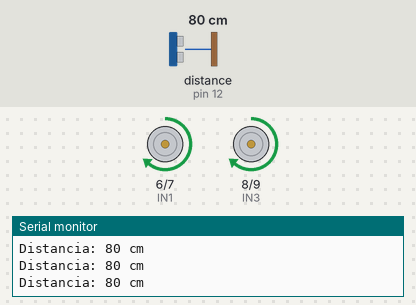
Recording of a sketch running on a simulated Arduino Uno, built with avr-gcc and run on an emulated ATmega328P. Shown: motor-driver pin pairs drawn as motors (green arrow = first pin HIGH = forward, orange = second pin HIGH = backward, longer = more drive, scaled by the enable pin), the last lines printed to the serial monitor. Wiring (inferred from the names in the program): ultrasonic range finder: trigger pin 11; echo pin 12. Inputs (shaded band) come from the test bench; at power-on: distance to the obstacle (sensor on pin 12) 80 cm. The echo pulse lasts 58.3 µs per cm.

Above: at 1.2 s.
1.3 s: distance to the obstacle (sensor on pin 12) set to 24 cm
2.8 s: distance to the obstacle (sensor on pin 12) set to 19 cm
At 3.54 s:
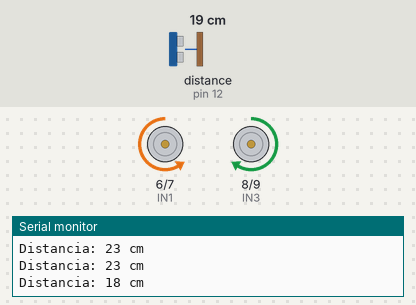
At 4.92 s:
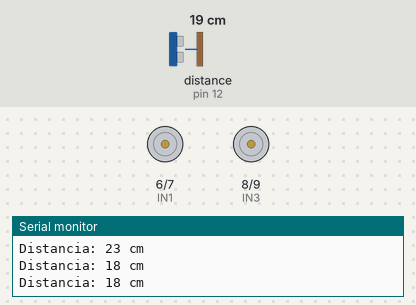
5.8 s: distance to the obstacle (sensor on pin 12) set to 35 cm
7.5 s: distance to the obstacle (sensor on pin 12) set to 2 cm
At 7.78 s:
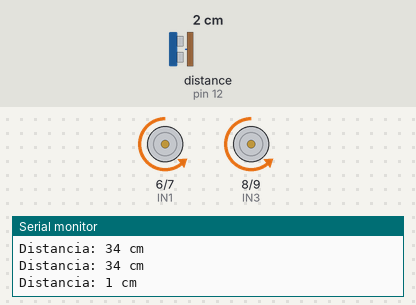
Timing chart, 0 to 11.5 s (numbered marks = the images above; inputs shaded):
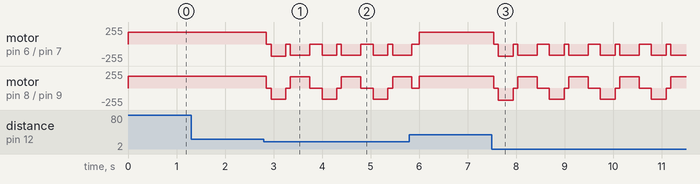

The sketch:

desvia_obstaculo.ino
```cpp
// ----------------------------------------------------------
// Robô Mamute - Modo Desvia-Obstáculo
// Placa: Arduino UNO
// Driver de motor: L298N
// Sensor: HC-SR04 (fixo na frente do robô)
// ----------------------------------------------------------

// ------------------------ Pinos Motores -------------------
const int ENA = 5;
const int IN1 = 6;
const int IN2 = 7;

const int IN3 = 8;
const int IN4 = 9;
const int ENB = 10;

// ------------------------ Pinos Ultrassônico -------------
const int TRIG_PIN = 11;
const int ECHO_PIN = 12;

// ------------------------ Parâmetros do robô -------------
int velocidadeFrente   = 180;    // Velocidade para andar em frente
int velocidadeManobra  = 170;    // Velocidade para manobrar
int distanciaSeguraCM  = 20;     // Distância mínima em cm
int tempoRe            = 300;    // Tempo de ré (ms)
int tempoCurva         = 400;    // Tempo da curva (ms)

void setup() {
  // Motores
  pinMode(ENA, OUTPUT);
  pinMode(IN1, OUTPUT);
  pinMode(IN2, OUTPUT);
  pinMode(IN3, OUTPUT);
  pinMode(IN4, OUTPUT);
  pinMode(ENB, OUTPUT);

  // Ultrassônico
  pinMode(TRIG_PIN, OUTPUT);
  pinMode(ECHO_PIN, INPUT);

  Serial.begin(9600);

  parar();
}

void loop() {
  long distancia = medirDistanciaCM();

  Serial.print("Distancia: ");
  Serial.print(distancia);
  Serial.println(" cm");

  if (distancia > 0 && distancia <= distanciaSeguraCM) {
    // Obstáculo muito perto -> manobra
    parar();
    delay(100);

    // Dá uma pequena ré
    tras(velocidadeManobra);
    delay(tempoRe);

    parar();
    delay(100);

    // Vira para a esquerda (poderia alternar ou sortear o lado)
    virarEsquerda(velocidadeManobra);
    delay(tempoCurva);

    parar();
    delay(100);
  } else {
    // Caminho livre -> segue em frente
    frente(velocidadeFrente);
  }

  delay(50);
}

// ------------------------ Medição Ultrassônica ------------

// Mede a distância em centímetros usando o HC-SR04
long medirDistanciaCM() {
  // Garante TRIG em nível baixo
  digitalWrite(TRIG_PIN, LOW);
  delayMicroseconds(2);

  // Pulso de 10 microssegundos em TRIG
  digitalWrite(TRIG_PIN, HIGH);
  delayMicroseconds(10);
  digitalWrite(TRIG_PIN, LOW);

  // Mede o tempo do pulso em ECHO
  long duracao = pulseIn(ECHO_PIN, HIGH, 30000UL); // timeout de ~30ms (cerca de 5m)

  if (duracao == 0) {
    // Se der timeout, retorna -1 (sem leitura confiável)
    return -1;
  }

  // Conversão para cm: velocidade do som ~340 m/s
  long distancia = duracao / 58; // Fórmula aproximada: cm = microsegundos / 58

  return distancia;
}

// ------------------------ Funções de Movimento ------------

void frente(int vel) {
  digitalWrite(IN1, HIGH);
  digitalWrite(IN2, LOW);
  digitalWrite(IN3, HIGH);
  digitalWrite(IN4, LOW);

  analogWrite(ENA, vel);
  analogWrite(ENB, vel);
}

void tras(int vel) {
  digitalWrite(IN1, LOW);
  digitalWrite(IN2, HIGH);
  digitalWrite(IN3, LOW);
  digitalWrite(IN4, HIGH);

  analogWrite(ENA, vel);
  analogWrite(ENB, vel);
}

void virarEsquerda(int vel) {
  digitalWrite(IN1, LOW);
  digitalWrite(IN2, HIGH);
  digitalWrite(IN3, HIGH);
  digitalWrite(IN4, LOW);

  analogWrite(ENA, vel);
  analogWrite(ENB, vel);
}

void virarDireita(int vel) {
  digitalWrite(IN1, HIGH);
  digitalWrite(IN2, LOW);
  digitalWrite(IN3, LOW);
  digitalWrite(IN4, HIGH);

  analogWrite(ENA, vel);
  analogWrite(ENB, vel);
}

void parar() {
  digitalWrite(IN1, LOW);
  digitalWrite(IN2, LOW);
  digitalWrite(IN3, LOW);
  digitalWrite(IN4, LOW);

  analogWrite(ENA, 0);
  analogWrite(ENB, 0);
}
```

Measured:
- the behaviour switches between 22 and 21 cm on distance to the obstacle (sensor on pin 12) (found by bisection; images 0 and 1)
